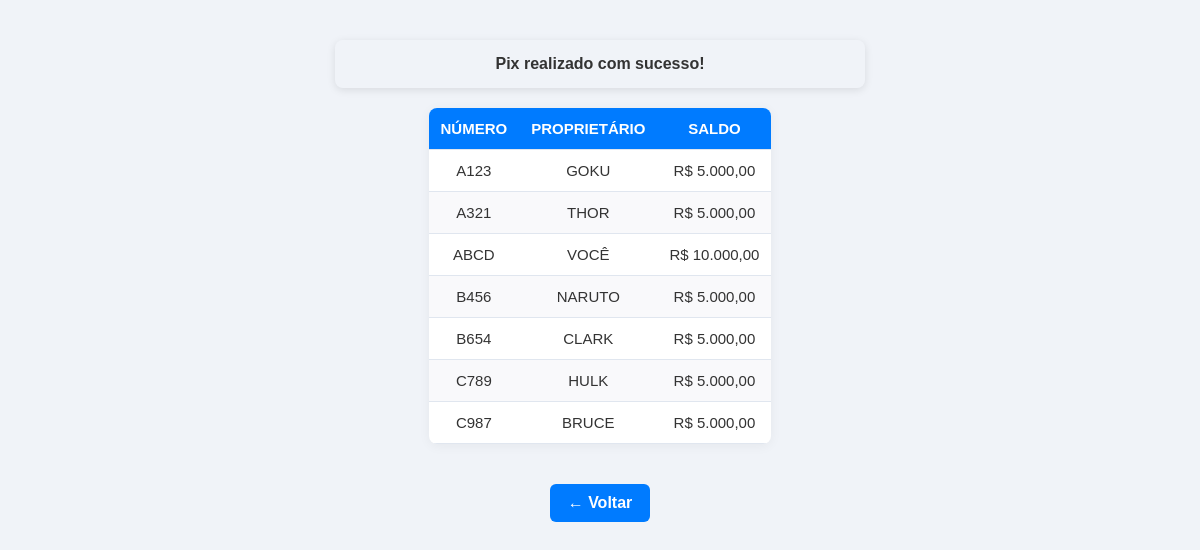
/06-11/agencia/realizarPix.php, run on the app's committed database.
### tables this page shows
CREATE TABLE CONTA_BANCARIA(
	NUMERO VARCHAR(10) NOT NULL PRIMARY KEY,
    PROPRIETARIO VARCHAR(100) NOT NULL,
    SALDO DECIMAL(10,2) NOT NULL DEFAULT 0.00
);

### 06-11/agencia/realizarPix.php (the view, shortened to what this page needs)
<?php
require_once 'conexao.php';
$conexao->beginTransaction();
try {
    $conexao->commit();
    $mensagem = "Pix realizado com sucesso!";
} catch (Exception $e) {
    $conexao->rollback();
    $mensagem = "Erro ao realizar o Pix: " . $e->getMessage();
}
$sql = "SELECT * FROM CONTA_BANCARIA";
$stmt = $conexao->prepare($sql);
$stmt->execute();
$lista_contas = $stmt->fetchAll(PDO::FETCH_ASSOC);
?>
<!DOCTYPE html>
<html lang="pt-br">
<head>
    <link rel="stylesheet" href="realizarPix.css">
</head>
<body>
    <div class="status">
        <?= $mensagem ?>
    </div>
    <table>
        <thead>
            <tr>
                <th>NÚMERO</th>
                <th>PROPRIETÁRIO</th>
                <th>SALDO</th>
            </tr>
        </thead>
        <tbody>
            <?php foreach ($lista_contas as $conta): ?>
                <tr>
                    <td><?= $conta['NUMERO'] ?></td>
                    <td><?= $conta['PROPRIETARIO'] ?></td>
                    <td>
                        R$ <?= number_format($conta['SALDO'], 2, ',', '.') ?>
                    </td>
                </tr>
            <?php endforeach; ?>
        </tbody>
    </table>
    <div class="voltar">
        <a href="index.php">← Voltar</a>
    </div>
</body>
</html>

### 06-11/agencia/realizarPix.css (style rules this page uses)
body { font-family: Arial, sans-serif; background-color: #f0f3f8; color: #333; margin: 0; padding: 0; }
.status { width: 500px; margin: 40px auto 20px; text-align: center; font-size: 16px; border-radius: 8px; padding: 15px; font-weight: bold; box-shadow: 0 2px 8px rgba(0, 0, 0, 0.1); }
table { width: rgb(73, 72, 72); border-collapse: collapse; margin: 20px auto 40px; background-color: #fff; box-shadow: 0 2px 12px rgba(0, 0, 0, 0.05); border-radius: 8px; overflow: hidden; }
thead { background-color: #007bff; color: white; }
th, td { padding: 12px; border-bottom: 1px solid #e0e6ef; text-align: center; font-size: 15px; }
tbody tr:nth-child(even) { background-color: #f9f9fb; }
.voltar { text-align: center; margin-bottom: 50px; }
.voltar a { display: inline-block; padding: 10px 18px; background-color: #007bff; color: white; text-decoration: none; border-radius: 6px; font-weight: bold; transition: background-color 0.3s ease; }

### data on the page
conta_bancaria: NUMERO "A123", PROPRIETARIO "GOKU", SALDO "5.000,00"
conta_bancaria: NUMERO "A321", PROPRIETARIO "THOR", SALDO "5.000,00"
conta_bancaria: NUMERO "ABCD", PROPRIETARIO "VOCÊ", SALDO "10.000,00"
conta_bancaria: NUMERO "B456", PROPRIETARIO "NARUTO", SALDO "5.000,00"
conta_bancaria: NUMERO "B654", PROPRIETARIO "CLARK", SALDO "5.000,00"
conta_bancaria: NUMERO "C789", PROPRIETARIO "HULK", SALDO "5.000,00"
conta_bancaria: NUMERO "C987", PROPRIETARIO "BRUCE", SALDO "5.000,00"

### other printed values
$mensagem "Pix realizado com sucesso!"
